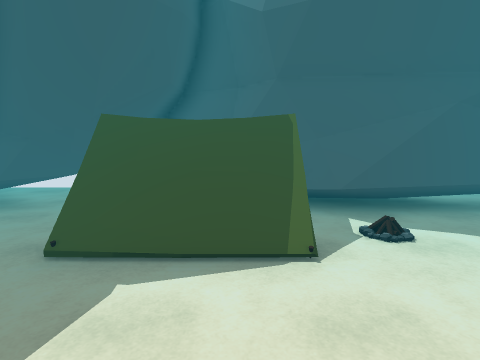
[1] (above)

17 first-person views from a walk through a Unity game level. The camera is 1.5 m above the floor, tilts 6° down and sees 80° across. The floor is counted in squares, 1 m on a side. Each view is taken from the middle of a square. On the plan, view 1 faces up. The plan holds only what a view shows up to about 14 squares ahead; the rest is blank. The place goes on beyond the plan. The player is left out. Some animated figures are not drawn.

[2]
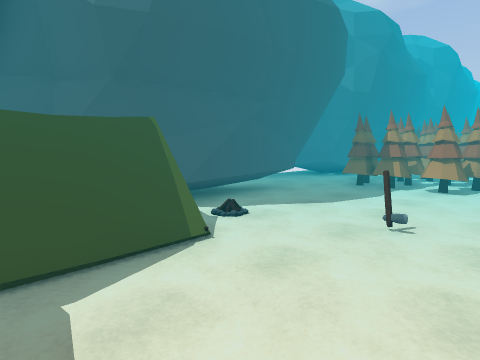

[3]
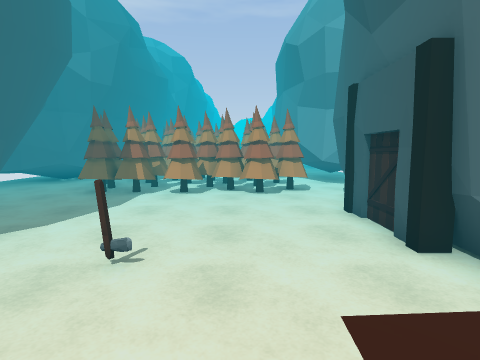

[4]
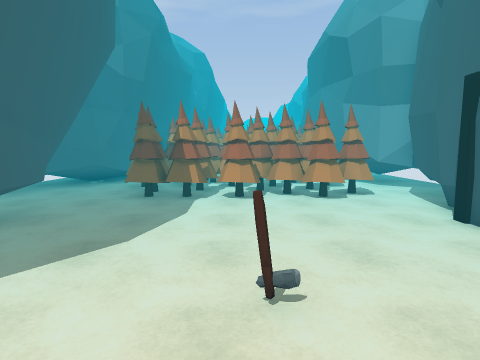

[5]
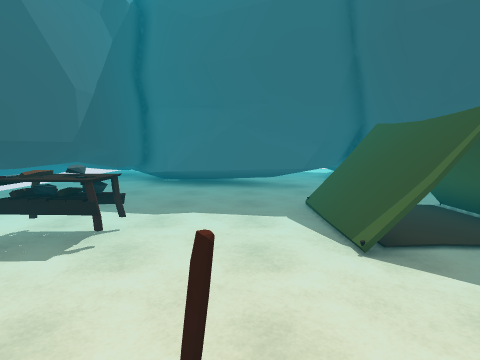

[6]
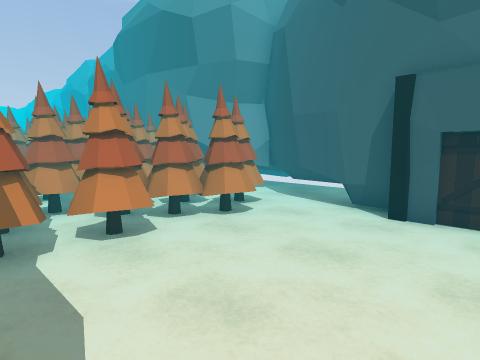

[7]
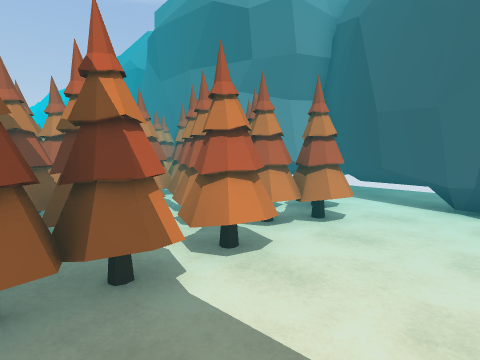

[8]
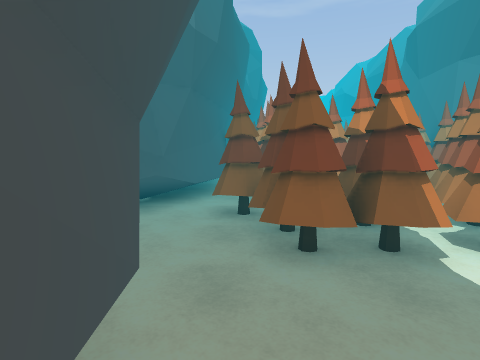

[9]
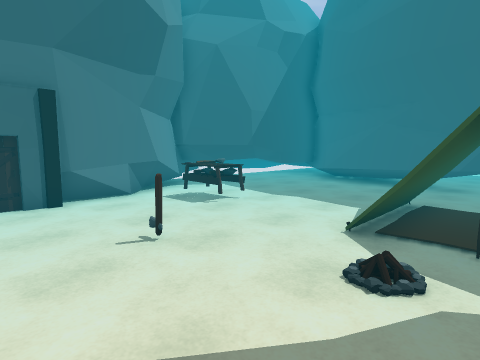

[10]
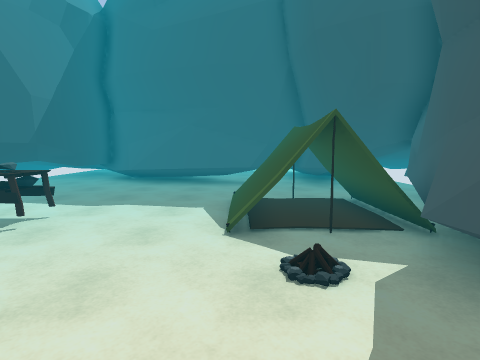

[11]
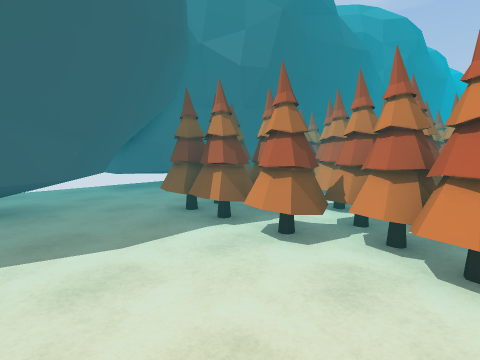

[12]
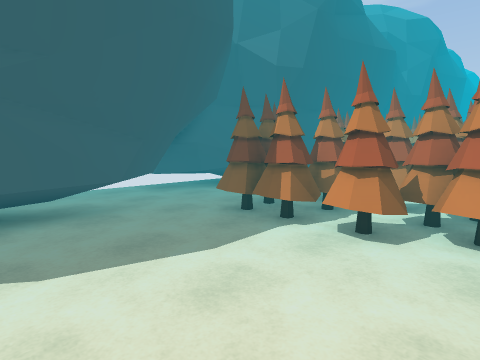

[13]
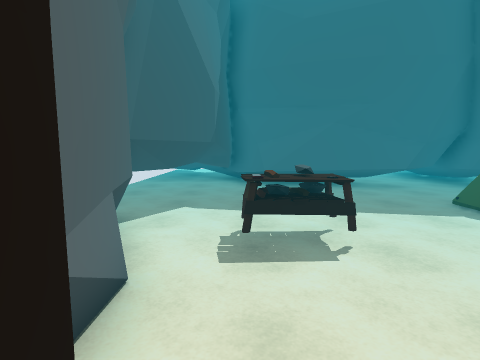

[14]
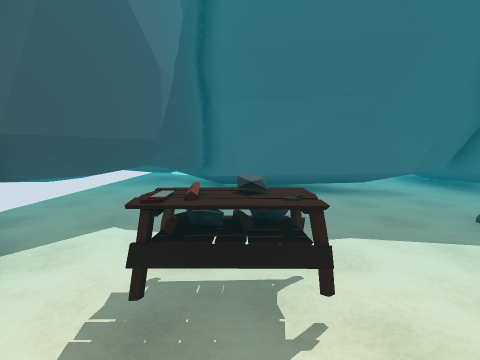

[15]
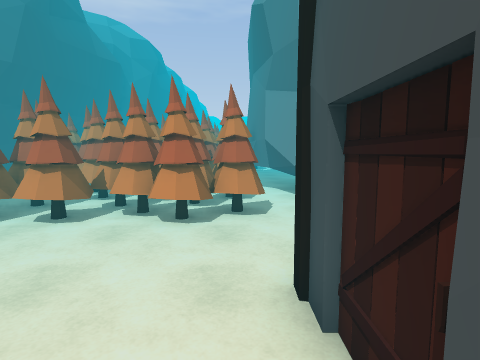

[16]
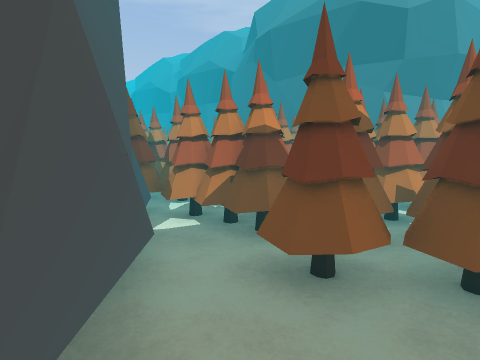

[17]
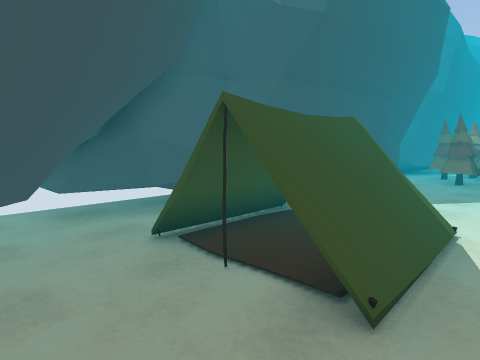

### Floor plan
Points are (right, up) in squares from view 1. A wall is a line through its corners. A room is listed if a view was taken in it or the views show most of it. See-through windows are left out.
Room 1 (views 1, 2, 3, 4, 5, 6, 7, 8, 9, 10, 11, 12, 13, 14, 15, 16, 17)
walls: (6.1, -2.6) (6.8, -2.6); (8.4, 6.7) (2.3, 6.4); (7.1, -3.2) (10, -3.2); (8.2, -3.1) (9.9, -3.4); (3.8, 6.4) (1.8, 6.8); (4.4, -2.8) (7.1, -2.8); (4, -2.6) (5, -2.6); (9.3, -3.3) (9.8, -3.4) (11.7, -4.5); (9, 7.5) (7.7, 6.5); (9.5, 7.3) (8.4, 6.9); (3.6, -2.8) (4.1, -2.8); (9.3, 7.5) (8.7, 7.2); (2.2, 6.5) (1.5, 7.1); (2.5, -3.1) (4, -3.1); (12.8, -3.8) (13.9, -3); (12.8, 7.8) (11.6, 9); (11.7, 8.8) (10.8, 9.5); (12.3, -4.4) (13, -3.7); (12.1, -4.6) (12.7, -3.6) (15.3, -2.9); (11.6, 9.2) (10.1, 9.5); (0.6, -3.7) (3.8, -3); (14.8, -3.1) (15.5, -2.4); (15.5, 7) (11.6, 8.7); (15.9, 6.5) (14.7, 7.4); (-0.9, -4.6) (0.8, -3.5); (-2.8, -3.5) (-2.1, -4); (17.3, 6.6) (15.7, 6.9); (-3.6, -2.8) (-0.9, -4.4); (-3.8, 7.4) (-5, 6.9); (-4.1, 7.6) (-5.7, 6.5); (-4.2, 7.5) (-4.6, 7.3); (-4.9, 6.8) (-8.4, 6.5); (-5.2, -2.4) (-4.6, -3.3); (-6, 5.2) (-6.9, -1); (-6.7, 0.6) (-7.4, -1.2); (-6.7, 0.1) (-7.2, -1.1); (-6.4, 6.3) (-6.2, 5.1); (-6.6, 6.1) (-6.5, 5.6); (-6.7, 6) (-5.9, 4.4); (-7, -1.1) (-8, -2); (-7.5, -1.3) (-8.5, -2.8); (-8.2, -2.4) (-5.2, -2.4) (-3.7, -2.7); (-8.1, -2.8) (-5.1, -2.8)
low walls: (8.1, -3.1) (8.7, -4.1); (2.8, 6.4) (2.2, 6.5); (9.9, -3.6) (11.3, -4.5); (1.2, -4) (1.9, -3.3); (12.8, 8.1) (11.8, 9.1); (11.9, 9) (11.6, 9.2); (-0.9, -4.4) (1, -3.8); (-6.8, -0.5) (-7, -1.1)
ways out: opening at (-3, 6) to room 2
objects: tent (-2, 4) to (1, 7); other object (0, -2) to (0, -1); axe (4, 2); tree (10, -3) to (12, -2); tree (10, -1) to (11, -1); tree (10, 0) to (11, 1); tree (10, 2) to (11, 3); tree (10, 4) to (11, 5); tree (11, 4); tree (11, 5) to (12, 6); tree (12, -1); tree (12, 0) to (13, 1); tree (12, 1) to (12, 2); tree (12, 3) to (12, 4); tree (13, -2) to (14, -1); tree (13, 2) to (13, 3); tree (13, 4); tree (13, 5) to (13, 6); tree (14, -1) to (15, 0); tree (14, 1) to (15, 2); tree (14, 3) to (15, 4); tree (14, 5) to (15, 5); tree (15, -2) to (16, -1); tree (16, 0); tree (16, 1) to (17, 2); tree (16, 3) to (16, 4); tree (16, 5) to (17, 6); tree (17, -1) to (18, 0); tree (17, 0); tree (18, -2) to (19, -1); other object (18, 1); tree (18, 2) to (18, 3); tree (18, 4); tree (18, 5) to (18, 6); other object (19, -1) to (19, 0); tree (19, 1) to (19, 2); other object (19, 3) to (19, 4); other object (19, 5) to (19, 6)
Room 2 (no view inside)
walls: (-1.3, 8.3) (-2.1, 9); (-3.3, 8.2) (-3.7, 7.2); (-2.1, 8.9) (-2.9, 9.5); (-3.7, 8.2) (-4.1, 7.3); (-1.8, 9.1) (-3.7, 9.6); (-3.2, 8.8) (-3.8, 7.4); (-4, 7.9) (-4.2, 7.5); (1.8, 7) (-2.1, 8.7)
low walls: (-1.8, 9) (-2.2, 9.3)
ways out: opening at (-3, 6) to room 1

Positions as (right, up) in squares from view 1, and headings:
1: (0, 0), facing up
2: (-2, 0), facing up-right
3: (0, 0), facing right
4: (1, 2), facing right
5: (5, 2), facing left
6: (5, 4), facing down-right
7: (7, 5), facing down-right
8: (6, 6), facing right
9: (6, 6), facing down-left
10: (6, 4), facing left
11: (6, -1), facing up-right
12: (5, 0), facing up-right
13: (5, -2), facing left
14: (3, -1), facing left
15: (4, -2), facing right
16: (11, 9), facing down-right
17: (-5, 3), facing up-right
